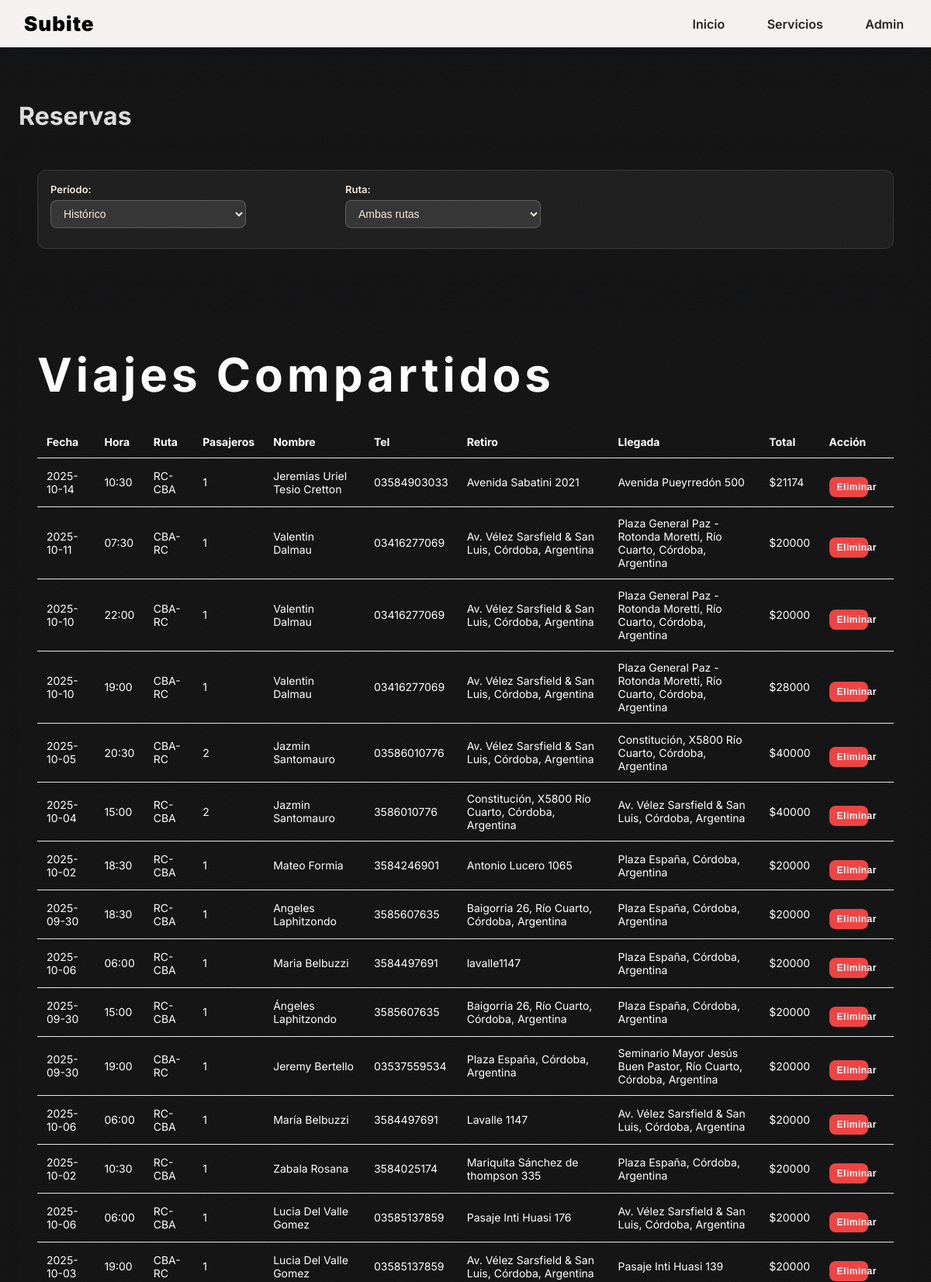
Screenshot of /admin/bookings (signed in, upper part) with the database file from the repository.
### app.py (models this page shows)
class SharedBooking(db.Model):
    id = db.Column(db.Integer, primary_key=True)
    schedule_id = db.Column(db.Integer, db.ForeignKey('trip_schedule.id'), nullable=False)
    schedule = db.relationship('TripSchedule', backref=db.backref('bookings', lazy=True))
    passengers = db.Column(db.Integer, nullable=False, default=1)
    name = db.Column(db.String(80), nullable=False)
    phone = db.Column(db.String(40), nullable=False)
    email = db.Column(db.String(120), nullable=True)
    pickup_address = db.Column(db.String(200), nullable=True)
    final_address = db.Column(db.String(200), nullable=True)
    extra_luggage = db.Column(db.Boolean, default=False)
    pet = db.Column(db.Boolean, default=False)
    total_price = db.Column(db.Float, nullable=False)
    created_at = db.Column(db.DateTime, default=datetime.utcnow)

class TripSchedule(db.Model):
    id = db.Column(db.Integer, primary_key=True)
    route = db.Column(db.String(32), nullable=False)  # 'RC-CBA' or 'CBA-RC'
    date = db.Column(db.Date, nullable=False)
    time = db.Column(db.String(5), nullable=False)  # 'HH:MM'
    capacity = db.Column(db.Integer, nullable=False, default=CAPACITY_PER_TRIP)

### app.py (the view)
@app.route('/admin/bookings')
@login_required
def admin_bookings():
    filter_by_date = request.args.get('filter', 'all')
    filter_by_route = request.args.get('route', 'all')
    query = SharedBooking.query.join(TripSchedule, SharedBooking.schedule)
    today = date.today()
    if filter_by_date == 'day':
        query = query.filter(TripSchedule.date == today)
    elif filter_by_date == 'week':
        start_of_week = today - dtime(days=today.weekday())
        end_of_week = start_of_week + dtime(days=6)
        query = query.filter(TripSchedule.date.between(start_of_week, end_of_week))
    if filter_by_route in ['RC-CBA', 'CBA-RC']:
        query = query.filter(TripSchedule.route == filter_by_route)
    shared = query.order_by(SharedBooking.created_at.desc()).all()
    parcels = ParcelBooking.query.order_by(ParcelBooking.created_at.desc()).all()
    airport = AirportExclusive.query.order_by(AirportExclusive.created_at.desc()).all()
    exclusive = CityExclusive.query.order_by(CityExclusive.created_at.desc()).all()
    anywhere = AnywhereBooking.query.order_by(AnywhereBooking.created_at.desc()).all()
    return render_template(
        'admin_bookings.html',
        shared=shared,
        parcels=parcels,
        airport=airport,
        exclusive=exclusive,
        anywhere=anywhere,
        current_date_filter=filter_by_date,
        current_route_filter=filter_by_route
    )

### app.py (called while the page is built)
def login_required(f):
    @wraps(f)
    def wrapper(*args, **kwargs):
        if not session.get('admin'):
            return redirect(url_for('admin_login'))
        return f(*args, **kwargs)
    return wrapper

### templates/admin_bookings.html (shortened to what this page needs)
{% extends "base.html" %}
{% block content %}
<h1>Reservas</h1>
<div class="card">
  <div class="filters-container">
    <form method="get" class="filters-form">
      <div class="filter-group">
        <label for="filter">Período:</label>
        <select name="filter" id="filter" onchange="this.form.submit()">
          <option value="all" {{ 'selected' if current_date_filter == 'all' }}>Histórico</option>
        </select>
      </div>
      <div class="filter-group">
        <label for="route">Ruta:</label>
        <select name="route" id="route" onchange="this.form.submit()">
          <option value="all" {{ 'selected' if current_route_filter == 'all' }}>Ambas rutas</option>
        </select>
      </div>
    </form>
  </div>
</div>
<div class="card">
  <h2>Viajes Compartidos</h2>
  <table class="table">
    <thead><tr><th>Fecha</th><th>Hora</th><th>Ruta</th><th>Pasajeros</th><th>Nombre</th><th>Tel</th><th>Retiro</th><th>Llegada</th><th>Total</th><th>Acción</th></tr></thead>
    <tbody>
      {% for b in shared %}
      <tr>
        <td>{{ b.schedule.date }}</td>
        <td>{{ b.schedule.time }}</td>
        <td>{{ b.schedule.route }}</td>
        <td>{{ b.passengers }}</td>
        <td>{{ b.name }}</td>
        <td>{{ b.phone }}</td>
        <td>{{ b.pickup_address if b.pickup_address else '—' }}</td>
        <td>{{ b.final_address if b.final_address else '—' }}</td>
        <td>${{ '%.0f'|format(b.total_price) }}</td>
        <td>
          <form method="post" action="{{ url_for('admin_delete_booking') }}" onsubmit="return confirm('Eliminar reserva?');" style="display:inline;">
            <button type="submit" class="btn delete">Eliminar</button>
          </form>
        </td>
      </tr>
      {% endfor %}
    </tbody>
  </table>
</div>
{% endblock %}

### static/style.css (style rules this page uses)
:root { --bg:#181818; --fg:#ffffff; --muted:#000000; --brand:#ffffff; --accent:#F5EBDD; --card:#181818; --ok:#16a34a; --warn:#f59e0b; --err:#ef4444; --shadow:0 8px 28px rgba(17,24,39,0.12); --shadow-strong:0 14px 40px rgba(17,24,39,0.18); --border:1px solid rgba(17,24,39,0.08); --nav-bg: #F6F1F1; --nav-border: 1px solid rgba(255,255,255,0.08); --footer-height: 72px; }
* { box-sizing:border-box }
html,body { margin:0;padding:0;background:var(--bg);color:var(--fg);font-family:'Inter';font-weight:400;height:100%; max-width: 100vw; overflow-x: hidden; }
body { display:flex;flex-direction:column;min-height:100vh; }
body.bg-grain { background:var(--bg);position:relative }
body.bg-grain::before { content:"";position:fixed;inset:0;pointer-events:none; opacity:1.045;mix-blend-mode:multiply; }
.card { width:100%;background:transparent; border-radius:20px;padding:28px 24px;box-shadow:var(--shadow);margin:0;transition:opacity .3s ease;position:relative;overflow:hidden;text-align:left; }
.card button { margin-top:1em;width: 70%; display: block; font-size:25px;font-weight:600;letter-spacing:.5px;padding:12px 18px;border-radius:4px;border:none;background:linear-gradient(to right, #908D8D 0%, #F6F1F1 52%, #908D8D 100%);color:#0C0C0C;transition:opacity .3s ease; text-decoration: none; }
button { padding:10px 14px;border-radius:12px;border:1px solid var(--accent);background:linear-gradient(to right, #908D8D 0%, #F6F1F1 52%, #908D8D 100%);color:#0C0C0C;cursor:pointer;transition:opacity .3s ease;text-decoration:none }
.btn.delete { background:#ef4444;color:#fff;border:none;padding:6px 10px;border-radius:8px;font-size:12px;cursor:pointer;transition:transform .12s ease,box-shadow .12s ease,opacity .12s ease }
label { display:flex; font-family: 'Inter'; margin-bottom: 0.7em;font-size: 1em; }
input,select,textarea { width:70%;padding:10px;border-radius:10px;border:1.5px solid #e5e7eb;background:white;margin-bottom:10px }
.table { width:100%;border-collapse:collapse }
.table th,.table td { padding:12px;border-bottom:1px solid #e5e7eb;text-align:left;font-size:14px }
.table th:nth-child(4), .table td:nth-child(4) { width:1%;white-space:nowrap }
h2 { font-family: 'Inter';font-weight: 700; font-size: 60px; margin-bottom: .5em; letter-spacing: 5px; }
.filters-container { margin-bottom: 20px; padding: 16px; background: rgba(255, 255, 255, 0.05); border-radius: 12px; border: 1px solid rgba(255, 255, 255, 0.1); }
.filters-form { display: flex; gap: 20px; align-items: end; flex-wrap: wrap; }
.filter-group { display: flex; flex-direction: column; gap: 6px; min-width: 360px; }
.filter-group label { font-size: 13px; font-weight: 600; color: var(--accent); margin: 0; }
.filter-group select { padding: 8px 12px; border-radius: 8px; border: 1px solid rgba(255, 255, 255, 0.2); background: rgba(255, 255, 255, 0.1); color: var(--accent); font-size: 14px; cursor: pointer; transition: opacity .3s ease; }
.filter-group select option { background: var(--card); color: var(--accent); }

### rows the page displays
SharedBooking: schedule "2025-10-14", schedule.time "10:30", schedule.route "RC-CBA", passengers "1", name "Jeremias Uriel Tesio Cretton", phone "03584903033", pickup_address "Avenida Sabatini 2021", final_address "Avenida Pueyrredón 500", total_price "21174"
SharedBooking: schedule "2025-10-11", schedule.time "07:30", schedule.route "CBA-RC", passengers "1", name "Valentin Dalmau", phone "03416277069", pickup_address "Av. Vélez Sarsfield & San Luis, Córdoba, Argentina", final_address "Plaza General Paz - Rotonda Moretti, Río Cuarto, Córdoba, Argentina", total_price "20000"
SharedBooking: schedule "2025-10-10", schedule.time "22:00", schedule.route "CBA-RC", passengers "1", name "Valentin Dalmau", phone "03416277069", pickup_address "Av. Vélez Sarsfield & San Luis, Córdoba, Argentina", final_address "Plaza General Paz - Rotonda Moretti, Río Cuarto, Córdoba, Argentina", total_price "20000"
SharedBooking: schedule "2025-10-10", schedule.time "19:00", schedule.route "CBA-RC", passengers "1", name "Valentin Dalmau", phone "03416277069", pickup_address "Av. Vélez Sarsfield & San Luis, Córdoba, Argentina", final_address "Plaza General Paz - Rotonda Moretti, Río Cuarto, Córdoba, Argentina", total_price "28000"
SharedBooking: schedule "2025-10-05", schedule.time "20:30", schedule.route "CBA-RC", passengers "2", name "Jazmin Santomauro", phone "03586010776", pickup_address "Av. Vélez Sarsfield & San Luis, Córdoba, Argentina", final_address "Constitución, X5800 Río Cuarto, Córdoba, Argentina", total_price "40000"
SharedBooking: schedule "2025-10-04", schedule.time "15:00", schedule.route "RC-CBA", passengers "2", name "Jazmin Santomauro", phone "3586010776", pickup_address "Constitución, X5800 Río Cuarto, Córdoba, Argentina", final_address "Av. Vélez Sarsfield & San Luis, Córdoba, Argentina", total_price "40000"
SharedBooking: schedule "2025-10-02", schedule.time "18:30", schedule.route "RC-CBA", passengers "1", name "Mateo Formia", phone "3584246901", pickup_address "Antonio Lucero 1065", final_address "Plaza España, Córdoba, Argentina", total_price "20000"
SharedBooking: schedule "2025-09-30", schedule.time "18:30", schedule.route "RC-CBA", passengers "1", name "Angeles Laphitzondo", phone "3585607635", pickup_address "Baigorria 26, Río Cuarto, Córdoba, Argentina", final_address "Plaza España, Córdoba, Argentina", total_price "20000"
SharedBooking: schedule "2025-10-06", schedule.time "06:00", schedule.route "RC-CBA", passengers "1", name "Maria Belbuzzi", phone "3584497691", pickup_address "lavalle1147", final_address "Plaza España, Córdoba, Argentina", total_price "20000"
SharedBooking: schedule "2025-09-30", schedule.time "15:00", schedule.route "RC-CBA", passengers "1", name "Ángeles Laphitzondo", phone "3585607635", pickup_address "Baigorria 26, Río Cuarto, Córdoba, Argentina", final_address "Plaza España, Córdoba, Argentina", total_price "20000"
SharedBooking: schedule "2025-09-30", schedule.time "19:00", schedule.route "CBA-RC", passengers "1", name "Jeremy Bertello", phone "03537559534", pickup_address "Plaza España, Córdoba, Argentina", final_address "Seminario Mayor Jesús Buen Pastor, Río Cuarto, Córdoba, Argentina", total_price "20000"
SharedBooking: schedule "2025-10-06", schedule.time "06:00", schedule.route "RC-CBA", passengers "1", name "María Belbuzzi", phone "3584497691", pickup_address "Lavalle 1147", final_address "Av. Vélez Sarsfield & San Luis, Córdoba, Argentina", total_price "20000"
SharedBooking: schedule "2025-10-02", schedule.time "10:30", schedule.route "RC-CBA", passengers "1", name "Zabala Rosana", phone "3584025174", pickup_address "Mariquita Sánchez de thompson 335", final_address "Plaza España, Córdoba, Argentina", total_price "20000"
SharedBooking: schedule "2025-10-06", schedule.time "06:00", schedule.route "RC-CBA", passengers "1", name "Lucia Del Valle Gomez", phone "03585137859", pickup_address "Pasaje Inti Huasi 176", final_address "Av. Vélez Sarsfield & San Luis, Córdoba, Argentina", total_price "20000"
SharedBooking: schedule "2025-10-03", schedule.time "19:00", schedule.route "CBA-RC", passengers "1", name "Lucia Del Valle Gomez", phone "03585137859", pickup_address "Av. Vélez Sarsfield & San Luis, Córdoba, Argentina", final_address "Pasaje Inti Huasi 139", total_price "20000"
